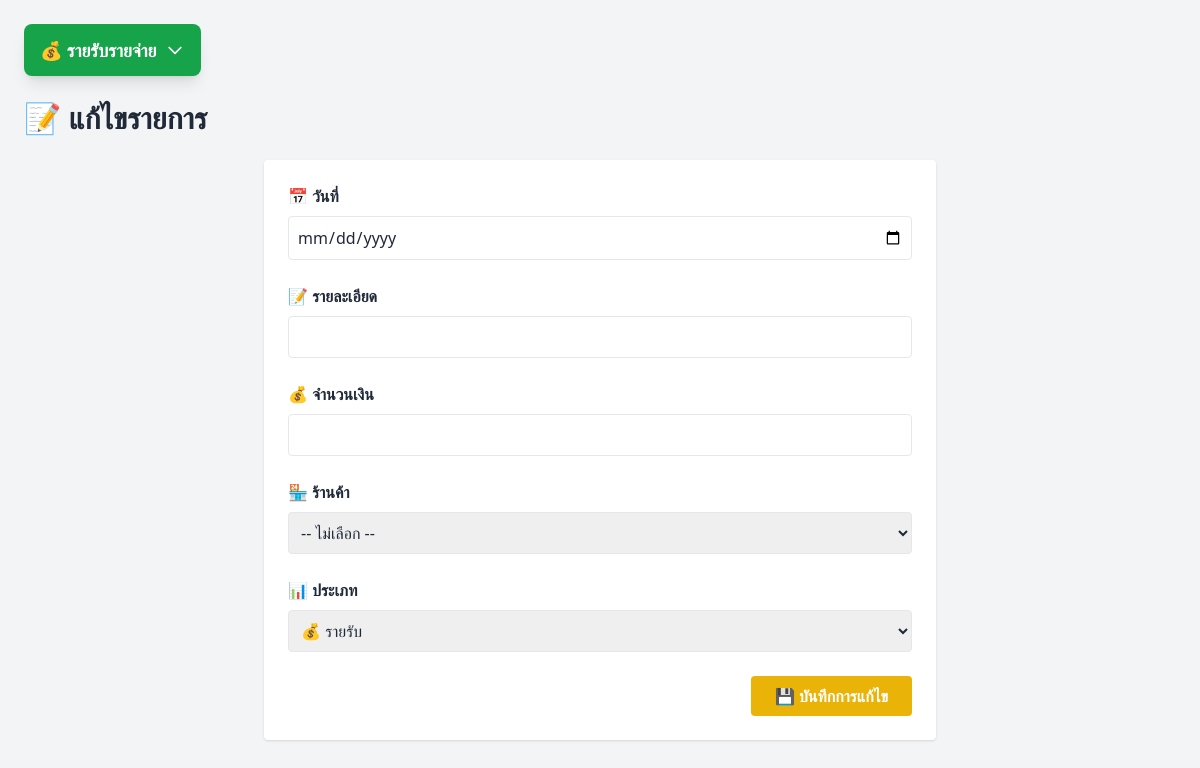
The app's page /edit-income-expense/79, older data.
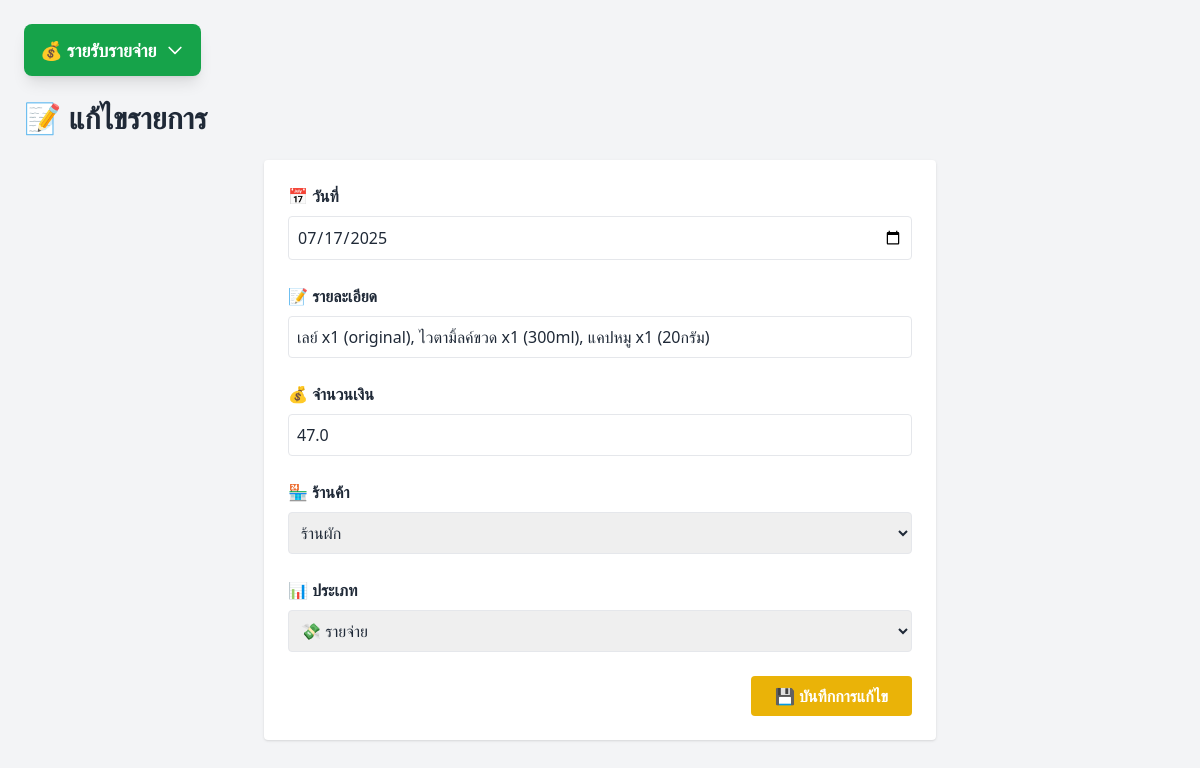
The same page, newer data.
### tables this page shows
CREATE TABLE income_expense (
            id INTEGER PRIMARY KEY AUTOINCREMENT,
            date TEXT,
            description TEXT,
            amount REAL,
            category TEXT
        , vendor TEXT, created_at TEXT);

### app.py (the view, shortened to what this page needs)
@app.route('/edit-income-expense/<int:id>', methods=['GET', 'POST'])
def edit_income_expense(id):
    conn = get_db_connection()
    record = conn.execute('SELECT * FROM income_expense WHERE id=?', (id,)).fetchone()
    conn.close()
    return render_template('edit_income_expense.html', record=record)

### app.py (called while the page is built)
def get_db_connection():
    conn = sqlite3.connect(DB_FILE)
    conn.row_factory = sqlite3.Row
    return conn

### templates/edit_income_expense.html (shortened to what this page needs)
<!DOCTYPE html>
<html lang="th">
<head>
  <script src="{{ url_for('static', filename='js/tailwind.min.js') }}"></script>
</head>
<body class="bg-gray-100 p-4 sm:p-6 text-gray-800 min-h-screen">
  <nav class="mb-4 sm:mb-6">
    <div class="relative inline-block">
      <button id="menu-button" class="flex items-center gap-2 bg-green-600 hover:bg-green-700 text-white px-4 py-3 rounded-lg shadow-lg text-lg font-semibold transition-all">
        <span>💰 รายรับรายจ่าย</span>
        <svg id="menu-arrow" class="w-5 h-5 transition-transform duration-200" fill="none" stroke="currentColor" viewBox="0 0 24 24">
          <path stroke-linecap="round" stroke-linejoin="round" stroke-width="2" d="M19 9l-7 7-7-7"></path>
        </svg>
      </button>
    </div>
  </nav>
  <h1 class="text-2xl sm:text-3xl font-bold mb-6 text-center sm:text-left">📝 แก้ไขรายการ</h1>
  <div class="max-w-2xl mx-auto">
    <form method="POST" class="bg-white p-4 sm:p-6 rounded shadow space-y-4 sm:space-y-6">
      <div>
        <label class="block font-semibold mb-2 text-sm sm:text-base">📅 วันที่</label>
        <input type="date" name="date" required value="{{ record['date'] }}"
               class="w-full border rounded p-3 sm:p-2 text-base focus:ring-2 focus:ring-blue-400">
      </div>
      <div>
        <label class="block font-semibold mb-2 text-sm sm:text-base">📝 รายละเอียด</label>
        <input type="text" name="description" required value="{{ record['description'] }}"
               class="w-full border rounded p-3 sm:p-2 text-base focus:ring-2 focus:ring-blue-400">
      </div>
      <div>
        <label class="block font-semibold mb-2 text-sm sm:text-base">💰 จำนวนเงิน</label>
        <input type="number" step="0.01" name="amount" required value="{{ record['amount'] }}"
               class="w-full border rounded p-3 sm:p-2 text-base focus:ring-2 focus:ring-blue-400">
      </div>
      <div>
        <label class="block font-semibold mb-2 text-sm sm:text-base">🏪 ร้านค้า</label>
        <select name="vendor" class="w-full border rounded p-3 sm:p-2 text-base focus:ring-2 focus:ring-blue-400">
          <option value="">-- ไม่เลือก --</option>
          <option value="ร้านผัก" {% if record['vendor'] == 'ร้านผัก' %}selected{% endif %}>ร้านผัก</option>
        </select>
      </div>
      <div>
        <label class="block font-semibold mb-2 text-sm sm:text-base">📊 ประเภท</label>
        <select name="category" required class="w-full border rounded p-3 sm:p-2 text-base focus:ring-2 focus:ring-blue-400">
          <option value="income" {% if record['category'] == 'income' %}selected{% endif %}>💰 รายรับ</option>
          <option value="expense" {% if record['category'] == 'expense' %}selected{% endif %}>💸 รายจ่าย</option>
        </select>
      </div>
      <div class="flex justify-center sm:justify-end">
        <button type="submit"
                class="w-full sm:w-auto bg-yellow-500 hover:bg-yellow-600 text-white font-semibold px-6 py-3 sm:py-2 rounded text-base">
          💾 บันทึกการแก้ไข
        </button>
      </div>
    </form>
  </div>
</body>
</html>

Row changes from the older to the newer data that the page shows:
added income_expense: date "07/17/2025", description "เลย์ x1 (original), ไวตามิ้ลค์ขวด x1 (300ml), แคปหมู x1 (20กรัม)", amount "47.0", vendor "ร้านผัก", category "💸 รายจ่าย"
Text that changed along with them:
form field vendor: "-- ไม่เลือก --" → (not shown)
form field category: "💰 รายรับ" → (not shown)
